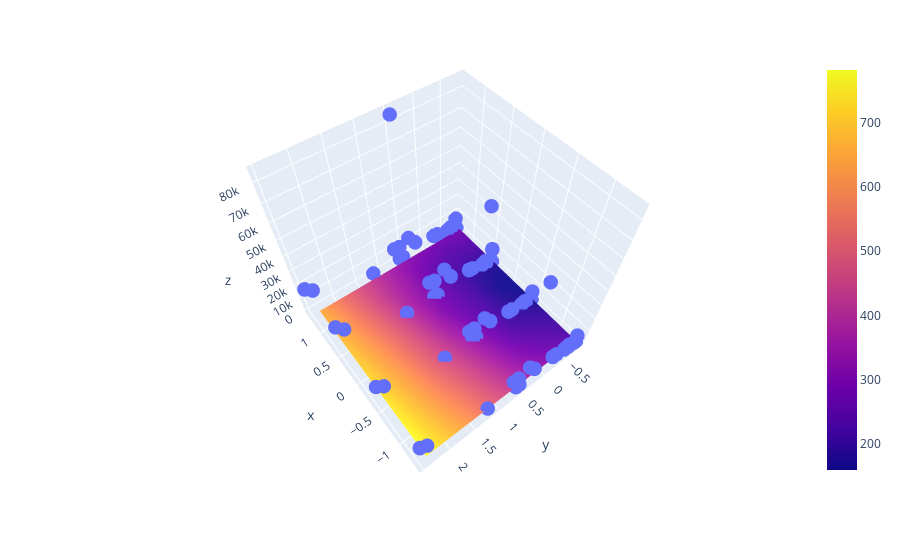

Here is the notebook cell this chart was saved with:
### Code cell
mesh_size = 0.1
margin = 0

X = df[['x', 'y']]
y = df['z']

# Condition the model on sepal width and length, predict the petal width
model = MLPRegressor(hidden_layer_sizes=[30,30,10],)
model.fit(X, y)

# Create a mesh grid on which we will run our model
x_min, x_max = X.x.min() - margin, X.x.max() + margin
y_min, y_max = X.y.min() - margin, X.y.max() + margin
xrange = np.arange(x_min, x_max, mesh_size)
yrange = np.arange(y_min, y_max, mesh_size)
xx, yy = np.meshgrid(xrange, yrange)

# Run model
pred = model.predict(np.c_[xx.ravel(), yy.ravel()])
pred = pred.reshape(xx.shape)

# Generate the plot
fig = px.scatter_3d(df, x='x', y='y', z='z')
fig.update_traces(marker=dict(size=5))
fig.add_traces(go.Surface(x=xrange, y=yrange, z=pred, name='pred_surface'))
fig.show()

### Figure 1 — Plotly figure (JSON) as saved in the notebook; plotly's stock layout.template omitted (floating-point values rounded to 4 significant figures; data arrays with more than 128 entries replaced by an {"elided": "..."} marker saying what was removed)
{"data": [{"hovertemplate": "x=%{x}<br>y=%{y}<br>z=%{z}<extra></extra>", "legendgroup": "", "marker": {"color": "#636efa", "size": 5, "symbol": "circle"}, "mode": "markers", "name": "", "scene": "scene", "showlegend": false, "type": "scatter3d", "x": {"elided": "351 float values"}, "y": {"elided": "351 float values"}, "z": {"elided": "351 float values"}}, {"name": "pred_surface", "type": "surface", "x": [-1.34, -1.24, -1.14, -1.04, -0.9398, -0.8398, -0.7398, -0.6398, -0.5398, -0.4398, -0.3398, -0.2398, -0.1398, -0.03978, 0.06022, 0.1602, 0.2602, 0.3602, 0.4602, 0.5602, 0.6602, 0.7602, 0.8602, 0.9602, 1.06, 1.16, 1.26], "y": [-0.8299, -0.7299, -0.6299, -0.5299, -0.4299, -0.3299, -0.2299, -0.1299, -0.02994, 0.07006, 0.1701, 0.2701, 0.3701, 0.4701, 0.5701, 0.6701, 0.7701, 0.8701, 0.9701, 1.07, 1.17, 1.27, 1.37, 1.47, 1.57, 1.67, 1.77, 1.87, 1.97, 2.07, 2.17, 2.27, 2.37], "z": {"elided": "33x27 float values"}}], "layout": {"autosize": true, "legend": {"tracegroupgap": 0}, "margin": {"t": 60}, "scene": {"aspectmode": "auto", "aspectratio": {"x": 1, "y": 1, "z": 1}, "camera": {"center": {"x": 0, "y": 0, "z": 0}, "eye": {"x": -1.018, "y": 0.7811, "z": 1.744}, "projection": {"type": "perspective"}, "up": {"x": 0, "y": 0, "z": 1}}, "domain": {"x": [0, 1], "y": [0, 1]}, "xaxis": {"title": {"text": "x"}, "type": "linear"}, "yaxis": {"title": {"text": "y"}, "type": "linear"}, "zaxis": {"title": {"text": "z"}, "type": "linear"}}}}
